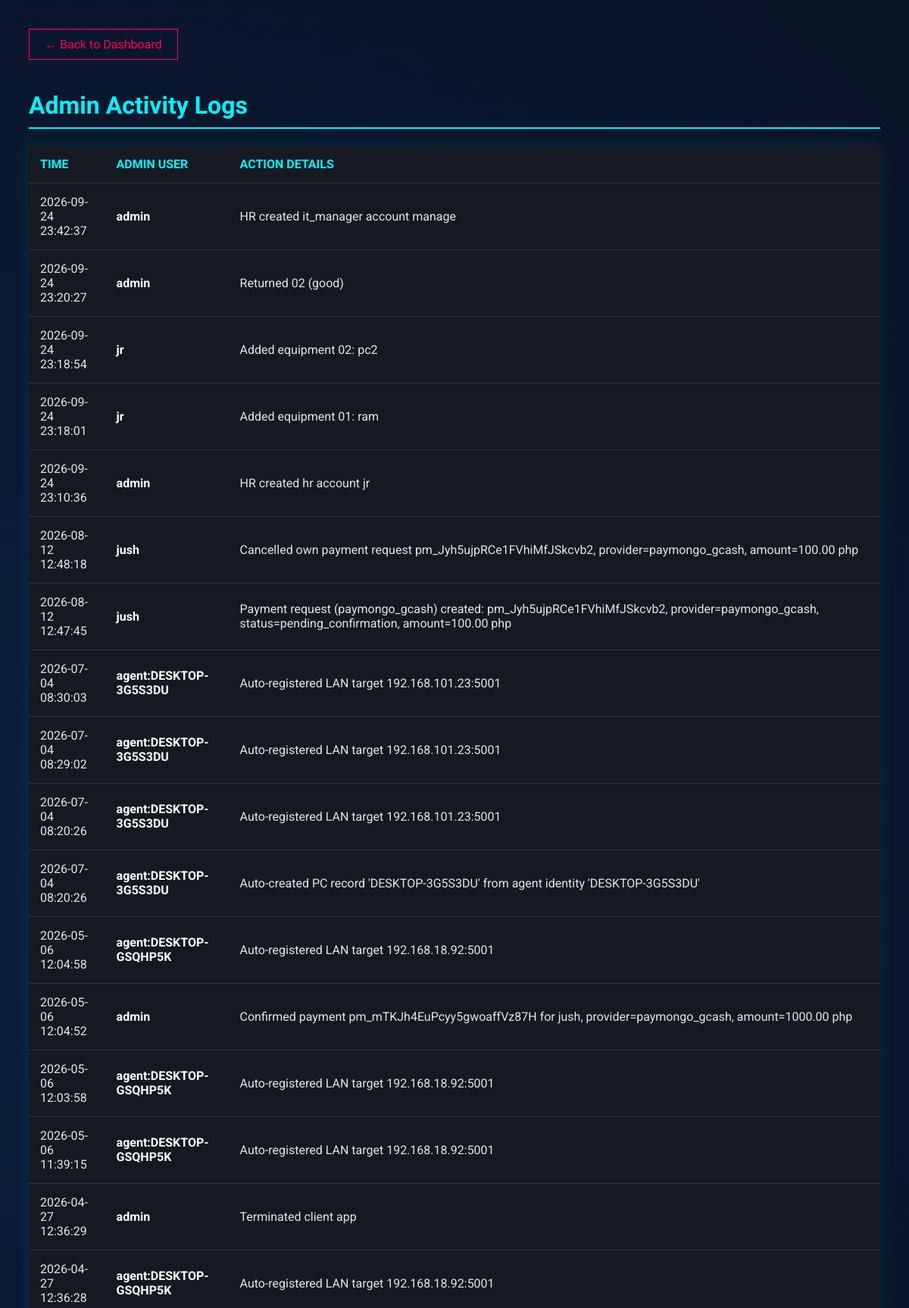
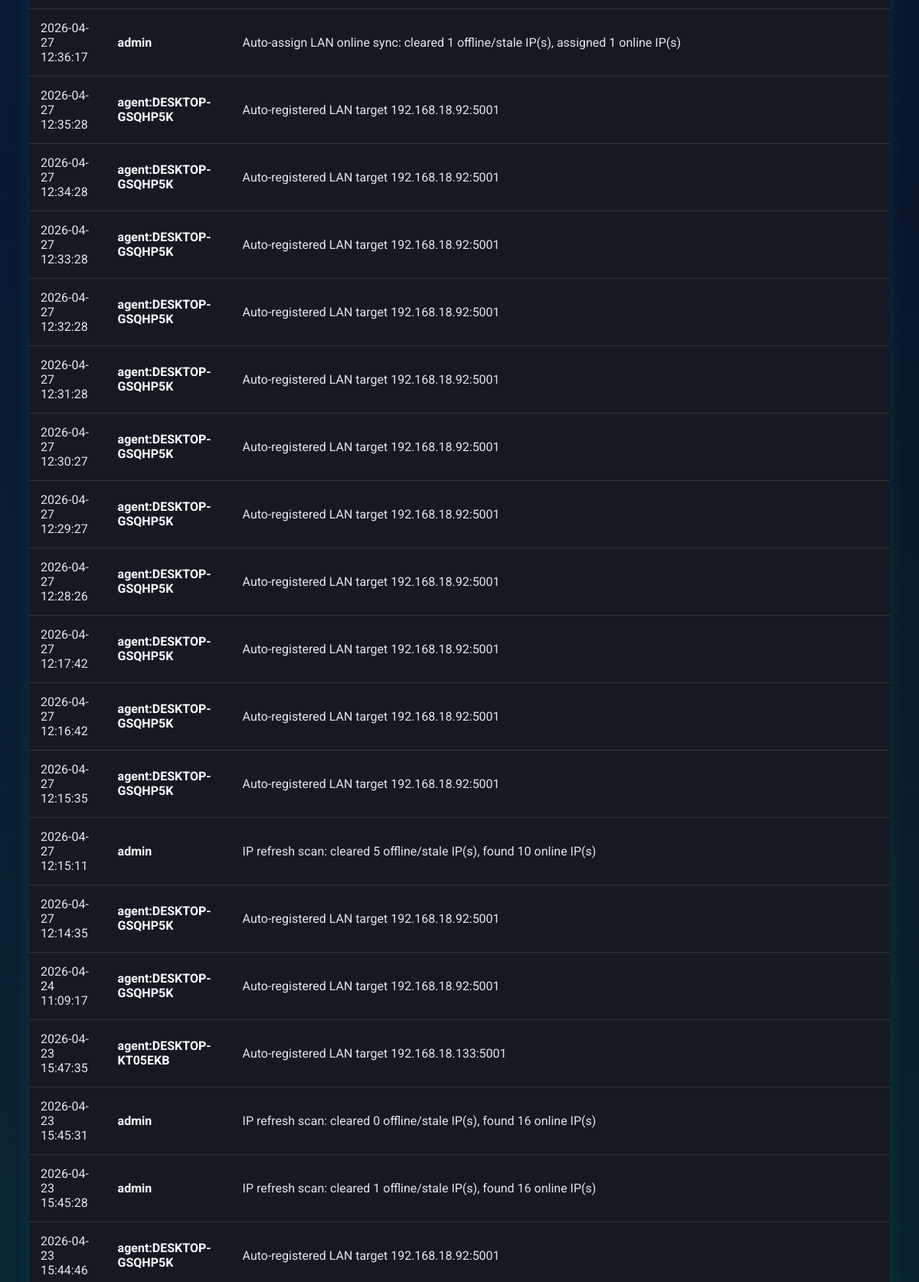
The app's page /logs (signed in, upper part) with its own data (2 pictures, top to bottom).
### app.py (models this page shows)
class AdminLog(db.Model):
    id = db.Column(db.Integer, primary_key=True)
    admin_name = db.Column(db.String(80))
    action = db.Column(db.String(255))
    timestamp = db.Column(db.DateTime, default=datetime.now)

### app.py (the view)
@app.route('/logs')
@login_required
def view_logs():
    if not current_user.is_admin: return redirect(url_for('index'))
    logs = AdminLog.query.order_by(AdminLog.timestamp.desc()).all()
    return render_template('logs.html', logs=logs)

### app.py (called while the page is built, shortened)
@login_manager.user_loader
def load_user(user_id):
    return db.session.get(User, int(user_id))

@app.before_request
def bootstrap_schema():
    if not getattr(app, "_schema_ready", False):
        db.create_all()
        ensure_pc_lan_ip_column()
        ensure_booking_date_column()
        ensure_session_last_charged_at_column()
        ensure_equipment_transaction_columns()
        ensure_user_role_columns()
        ensure_core_seed_data()
        app._schema_ready = True

@app.before_request
def allow_mobile_api_preflight():
    normalized_path = (request.path or "").rstrip("/")
    if request.method != "OPTIONS":
        return None

@app.after_request
def add_mobile_api_cors_headers(response):
    normalized_path = (request.path or "").rstrip("/")
    if normalized_path == "/api/server-info" or normalized_path == "/api/mobile/pairing" or normalized_path.startswith("/api/mobile/"):
        response.headers.setdefault("Access-Control-Allow-Origin", "*")
        response.headers.setdefault("Access-Control-Allow-Headers", "Content-Type, Accept, X-Requested-With")
        response.headers.setdefault("Access-Control-Allow-Methods", "GET, POST, OPTIONS")
    return response

@app.after_request
def apply_equipment_dashboard_theme(response):
    themed_paths = {"/equipment", "/management", "/borrower", "/dean/pcs"}
    if request.path not in themed_paths or "text/html" not in response.content_type:
        return response

def start_periodic_billing():
    global _billing_thread_started
    if _billing_thread_started or BILLING_DISABLED:
        return

@app.before_request
def ensure_billing_started():
    start_periodic_billing()

### templates/logs.html (shortened to what this page needs)
<!DOCTYPE html>
<html lang="en">
<head>
</head>
<body>
    {% include '_animated_background.html' %}
    <a href="/" class="back-btn">← Back to Dashboard</a>
    <h1>Admin Activity Logs</h1>
    <table>
        <thead>
            <tr>
                <th>Time</th>
                <th>Admin User</th>
                <th>Action Details</th>
            </tr>
        </thead>
        <tbody>
            {% for log in logs %}
            <tr>
                <td>{{ log.timestamp.strftime('%Y-%m-%d %H:%M:%S') }}</td>
                <td style="font-weight: bold; color: white;">{{ log.admin_name }}</td>
                <td>{{ log.action }}</td>
            </tr>
            {% else %}
            <tr>
                <td colspan="3" style="text-align:center; color:#666;">No logs found.</td>
            </tr>
            {% endfor %}
        </tbody>
    </table>
</body>
</html>

### templates/logs.html (style rules this page uses)
body { background-color: #0b0c15; color: #e0e6ed; font-family: 'Roboto', sans-serif; padding: 30px; }
h1 { font-family: 'Orbitron', sans-serif; color: #00f3ff; border-bottom: 2px solid #00f3ff; padding-bottom: 10px; }
table { width: 100%; border-collapse: collapse; background: #151922; margin-top: 20px; box-shadow: 0 0 20px rgba(0, 243, 255, 0.1); }
th, td { padding: 15px; text-align: left; border-bottom: 1px solid #333; }
th { color: #00f3ff; text-transform: uppercase; font-family: 'Orbitron', sans-serif; }
.back-btn { display: inline-block; margin-bottom: 20px; color: #ff0055; text-decoration: none; border: 1px solid #ff0055; padding: 10px 20px; font-family: 'Orbitron', sans-serif; }

### templates/_animated_background.html (style rules this page uses)
body > *:not(.cyber-bg) { position: relative; z-index: 1; }

### records on screen
AdminLog: timestamp "2026-09-24 23:42:37", admin_name "admin", action "HR created it_manager account manage"
AdminLog: timestamp "2026-09-24 23:20:27", admin_name "admin", action "Returned 02 (good)"
AdminLog: timestamp "2026-09-24 23:18:54", admin_name "jr", action "Added equipment 02: pc2"
AdminLog: timestamp "2026-09-24 23:18:01", admin_name "jr", action "Added equipment 01: ram"
AdminLog: timestamp "2026-09-24 23:10:36", admin_name "admin", action "HR created hr account jr"
AdminLog: timestamp "2026-08-12 12:48:18", admin_name "jush", action "Cancelled own payment request pm_Jyh5ujpRCe1FVhiMfJSkcvb2, provider=paymongo_gcash, amount=100.00 php"
AdminLog: timestamp "2026-08-12 12:47:45", admin_name "jush", action "Payment request (paymongo_gcash) created: pm_Jyh5ujpRCe1FVhiMfJSkcvb2, provider=paymongo_gcash, status=pending_confirmation, amount=100.00 php"
AdminLog: timestamp "2026-07-04 08:30:03", admin_name "agent:DESKTOP-3G5S3DU", action "Auto-registered LAN target 192.168.101.23:5001"
AdminLog: timestamp "2026-07-04 08:29:02", admin_name "agent:DESKTOP-3G5S3DU", action "Auto-registered LAN target 192.168.101.23:5001"
AdminLog: timestamp "2026-07-04 08:20:26", admin_name "agent:DESKTOP-3G5S3DU", action "Auto-registered LAN target 192.168.101.23:5001"
AdminLog: timestamp "2026-07-04 08:20:26", admin_name "agent:DESKTOP-3G5S3DU", action "Auto-created PC record 'DESKTOP-3G5S3DU' from agent identity 'DESKTOP-3G5S3DU'"
AdminLog: timestamp "2026-05-06 12:04:58", admin_name "agent:DESKTOP-GSQHP5K", action "Auto-registered LAN target 192.168.18.92:5001"
AdminLog: timestamp "2026-05-06 12:04:52", admin_name "admin", action "Confirmed payment pm_mTKJh4EuPcyy5gwoaffVz87H for jush, provider=paymongo_gcash, amount=1000.00 php"
AdminLog: timestamp "2026-05-06 12:03:58", admin_name "agent:DESKTOP-GSQHP5K", action "Auto-registered LAN target 192.168.18.92:5001"
AdminLog: timestamp "2026-05-06 11:39:15", admin_name "agent:DESKTOP-GSQHP5K", action "Auto-registered LAN target 192.168.18.92:5001"
AdminLog: timestamp "2026-04-27 12:36:29", admin_name "admin", action "Terminated client app"
AdminLog: timestamp "2026-04-27 12:36:28", admin_name "agent:DESKTOP-GSQHP5K", action "Auto-registered LAN target 192.168.18.92:5001"
AdminLog: timestamp "2026-04-27 12:36:17", admin_name "admin", action "Auto-assign LAN online sync: cleared 1 offline/stale IP(s), assigned 1 online IP(s)"
AdminLog: timestamp "2026-04-27 12:35:28", admin_name "agent:DESKTOP-GSQHP5K", action "Auto-registered LAN target 192.168.18.92:5001"
AdminLog: timestamp "2026-04-27 12:34:28", admin_name "agent:DESKTOP-GSQHP5K", action "Auto-registered LAN target 192.168.18.92:5001"
AdminLog: timestamp "2026-04-27 12:33:28", admin_name "agent:DESKTOP-GSQHP5K", action "Auto-registered LAN target 192.168.18.92:5001"
AdminLog: timestamp "2026-04-27 12:32:28", admin_name "agent:DESKTOP-GSQHP5K", action "Auto-registered LAN target 192.168.18.92:5001"
AdminLog: timestamp "2026-04-27 12:31:28", admin_name "agent:DESKTOP-GSQHP5K", action "Auto-registered LAN target 192.168.18.92:5001"
AdminLog: timestamp "2026-04-27 12:30:27", admin_name "agent:DESKTOP-GSQHP5K", action "Auto-registered LAN target 192.168.18.92:5001"
AdminLog: timestamp "2026-04-27 12:29:27", admin_name "agent:DESKTOP-GSQHP5K", action "Auto-registered LAN target 192.168.18.92:5001"
AdminLog: timestamp "2026-04-27 12:28:26", admin_name "agent:DESKTOP-GSQHP5K", action "Auto-registered LAN target 192.168.18.92:5001"
AdminLog: timestamp "2026-04-27 12:17:42", admin_name "agent:DESKTOP-GSQHP5K", action "Auto-registered LAN target 192.168.18.92:5001"
AdminLog: timestamp "2026-04-27 12:16:42", admin_name "agent:DESKTOP-GSQHP5K", action "Auto-registered LAN target 192.168.18.92:5001"
AdminLog: timestamp "2026-04-27 12:15:35", admin_name "agent:DESKTOP-GSQHP5K", action "Auto-registered LAN target 192.168.18.92:5001"
AdminLog: timestamp "2026-04-27 12:15:11", admin_name "admin", action "IP refresh scan: cleared 5 offline/stale IP(s), found 10 online IP(s)"
AdminLog: timestamp "2026-04-27 12:14:35", admin_name "agent:DESKTOP-GSQHP5K", action "Auto-registered LAN target 192.168.18.92:5001"
AdminLog: timestamp "2026-04-24 11:09:17", admin_name "agent:DESKTOP-GSQHP5K", action "Auto-registered LAN target 192.168.18.92:5001"
AdminLog: timestamp "2026-04-23 15:47:35", admin_name "agent:DESKTOP-KT05EKB", action "Auto-registered LAN target 192.168.18.133:5001"
AdminLog: timestamp "2026-04-23 15:45:31", admin_name "admin", action "IP refresh scan: cleared 0 offline/stale IP(s), found 16 online IP(s)"
AdminLog: timestamp "2026-04-23 15:45:28", admin_name "admin", action "IP refresh scan: cleared 1 offline/stale IP(s), found 16 online IP(s)"
AdminLog: timestamp "2026-04-23 15:44:46", admin_name "agent:DESKTOP-GSQHP5K", action "Auto-registered LAN target 192.168.18.92:5001"
